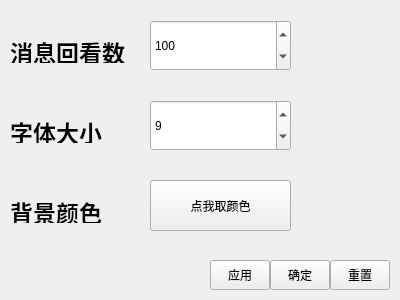
<?xml version="1.0" encoding="UTF-8"?>
<ui version="4.0">
 <class>Setting</class>
 <widget class="QWidget" name="Setting">
  <property name="geometry">
   <rect>
    <x>0</x>
    <y>0</y>
    <width>400</width>
    <height>300</height>
   </rect>
  </property>
  <property name="minimumSize">
   <size>
    <width>400</width>
    <height>300</height>
   </size>
  </property>
  <property name="maximumSize">
   <size>
    <width>400</width>
    <height>300</height>
   </size>
  </property>
  <property name="windowTitle">
   <string>设置</string>
  </property>
  <widget class="QPushButton" name="OKbutton">
   <property name="geometry">
    <rect>
     <x>270</x>
     <y>260</y>
     <width>60</width>
     <height>30</height>
    </rect>
   </property>
   <property name="cursor">
    <cursorShape>PointingHandCursor</cursorShape>
   </property>
   <property name="text">
    <string>确定</string>
   </property>
  </widget>
  <widget class="QPushButton" name="Resetbutton">
   <property name="geometry">
    <rect>
     <x>330</x>
     <y>260</y>
     <width>60</width>
     <height>30</height>
    </rect>
   </property>
   <property name="cursor">
    <cursorShape>PointingHandCursor</cursorShape>
   </property>
   <property name="text">
    <string>重置</string>
   </property>
  </widget>
  <widget class="QPushButton" name="Usebuttom">
   <property name="geometry">
    <rect>
     <x>210</x>
     <y>260</y>
     <width>60</width>
     <height>30</height>
    </rect>
   </property>
   <property name="cursor">
    <cursorShape>PointingHandCursor</cursorShape>
   </property>
   <property name="text">
    <string>应用</string>
   </property>
  </widget>
  <widget class="QSpinBox" name="hisbox">
   <property name="geometry">
    <rect>
     <x>150</x>
     <y>20</y>
     <width>141</width>
     <height>51</height>
    </rect>
   </property>
   <property name="minimum">
    <number>1</number>
   </property>
   <property name="maximum">
    <number>200</number>
   </property>
   <property name="value">
    <number>100</number>
   </property>
  </widget>
  <widget class="QSpinBox" name="sizebox">
   <property name="geometry">
    <rect>
     <x>150</x>
     <y>100</y>
     <width>141</width>
     <height>51</height>
    </rect>
   </property>
   <property name="minimum">
    <number>1</number>
   </property>
   <property name="maximum">
    <number>50</number>
   </property>
   <property name="value">
    <number>9</number>
   </property>
  </widget>
  <widget class="QPushButton" name="colbutton">
   <property name="geometry">
    <rect>
     <x>150</x>
     <y>180</y>
     <width>141</width>
     <height>51</height>
    </rect>
   </property>
   <property name="cursor">
    <cursorShape>PointingHandCursor</cursorShape>
   </property>
   <property name="text">
    <string>点我取颜色</string>
   </property>
  </widget>
  <widget class="QLabel" name="label">
   <property name="geometry">
    <rect>
     <x>10</x>
     <y>40</y>
     <width>125</width>
     <height>23</height>
    </rect>
   </property>
   <property name="font">
    <font>
     <family>黑体</family>
     <pointsize>17</pointsize>
     <weight>75</weight>
     <bold>true</bold>
    </font>
   </property>
   <property name="text">
    <string>消息回看数</string>
   </property>
  </widget>
  <widget class="QLabel" name="label_2">
   <property name="geometry">
    <rect>
     <x>10</x>
     <y>120</y>
     <width>125</width>
     <height>23</height>
    </rect>
   </property>
   <property name="font">
    <font>
     <family>黑体</family>
     <pointsize>17</pointsize>
     <weight>75</weight>
     <bold>true</bold>
    </font>
   </property>
   <property name="text">
    <string>字体大小</string>
   </property>
  </widget>
  <widget class="QLabel" name="label_3">
   <property name="geometry">
    <rect>
     <x>10</x>
     <y>200</y>
     <width>125</width>
     <height>23</height>
    </rect>
   </property>
   <property name="font">
    <font>
     <family>黑体</family>
     <pointsize>17</pointsize>
     <weight>75</weight>
     <bold>true</bold>
    </font>
   </property>
   <property name="text">
    <string>背景颜色</string>
   </property>
  </widget>
 </widget>
 <resources/>
 <connections/>
</ui>
